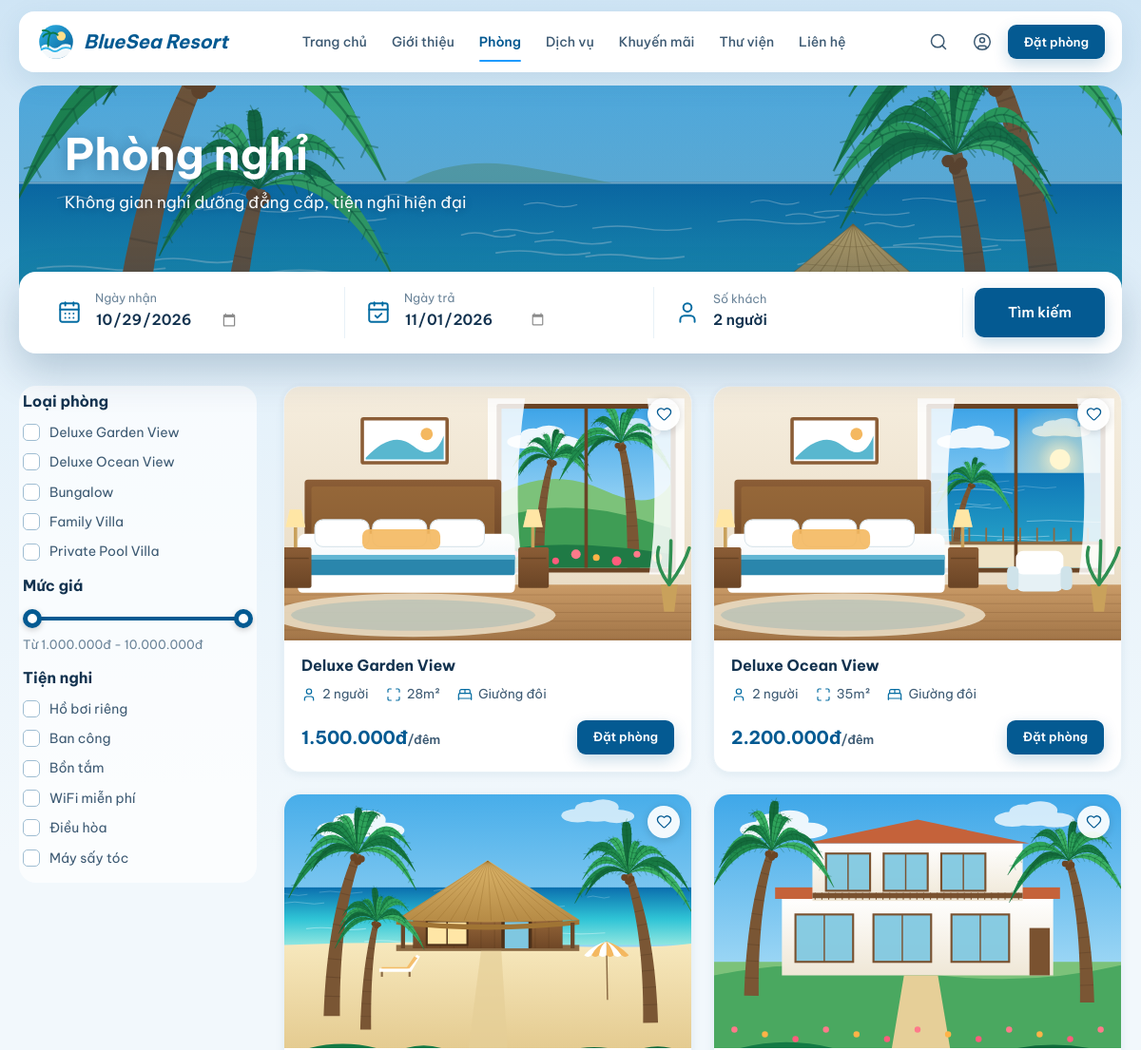
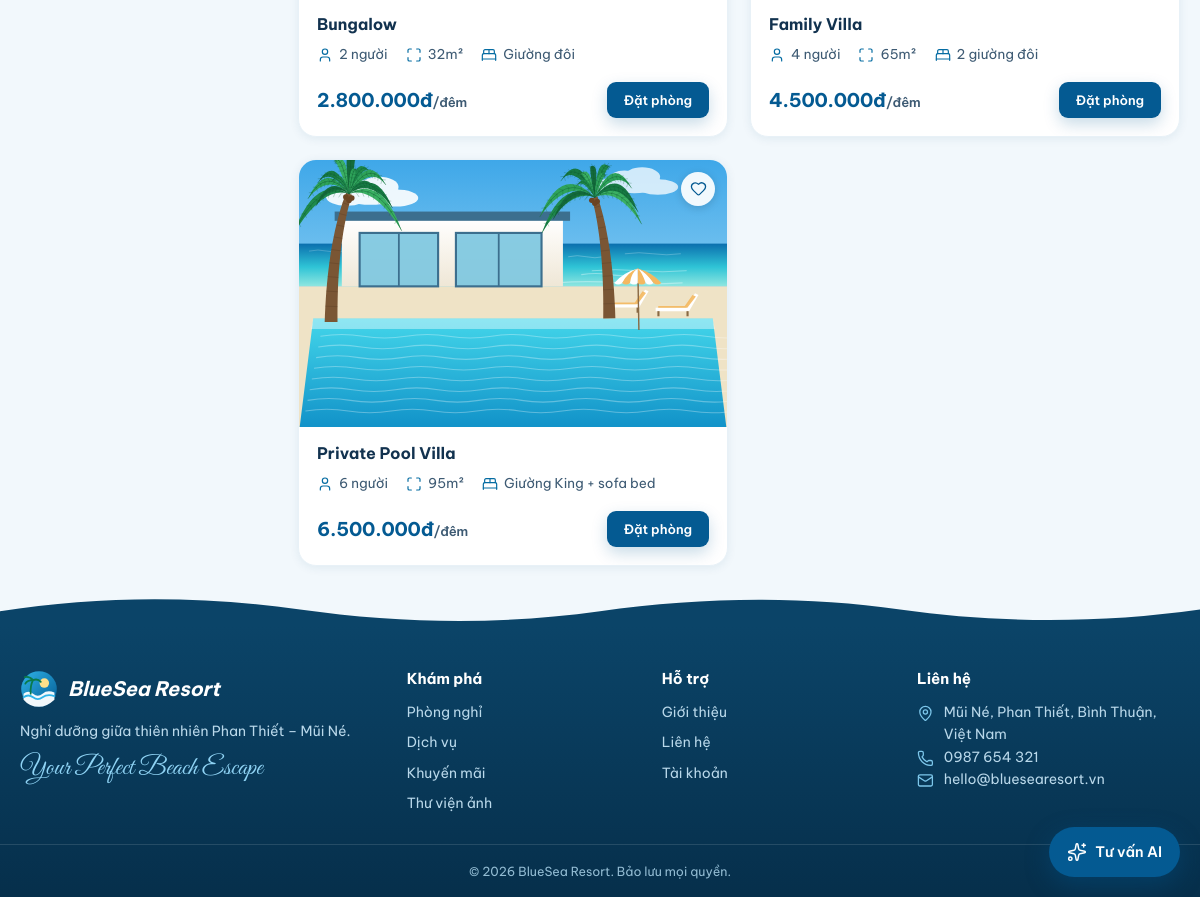
The page /rooms.php on the database its author committed (2 pictures, top to bottom).
### tables this page shows
CREATE TABLE room_types (
 id INT AUTO_INCREMENT PRIMARY KEY,
 name VARCHAR(120) NOT NULL,
 description TEXT,
 price DECIMAL(12,0) NOT NULL,
 capacity INT NOT NULL,
 area INT NOT NULL DEFAULT 25,
 bed_type VARCHAR(60) NOT NULL DEFAULT 'Giường đôi',
 view_type VARCHAR(60) NOT NULL DEFAULT 'Hướng biển',
 amenities VARCHAR(255) NOT NULL DEFAULT '',
 image VARCHAR(255) NOT NULL
);

### config/app.php (called while the page is built, shortened)
<?php
require_once __DIR__ . '/../includes/icons.php';
function e($value) {
    return htmlspecialchars((string)$value, ENT_QUOTES, 'UTF-8');
}
function money($v) {
    return number_format((float)$v, 0, ',', '.') . 'đ';
}
function img($file) {
    return BASE_URL . '/assets/images/' . $file;
}
function amenity_defs() {
    return [
        'wifi'      => ['WiFi miễn phí', 'wifi'],
        'ac'        => ['Điều hòa', 'snowflake'],
        'tv'        => ['Tivi', 'tv'],
        'balcony'   => ['Ban công', 'door-open'],
        'fridge'    => ['Tủ lạnh', 'refrigerator'],
        'hairdryer' => ['Máy sấy tóc', 'wind'],
        'bathtub'   => ['Bồn tắm', 'bath'],
        'pool'      => ['Hồ bơi riêng', 'waves'],
    ];
}
function stay_defaults() {
    $valid = function ($d) { return is_string($d) && preg_match('/^\d{4}-\d{2}-\d{2}$/', $d) && strtotime($d) !== false; };
    $today = date('Y-m-d');
    $in = $_GET['check_in'] ?? '';
    $out = $_GET['check_out'] ?? '';
    if (!$valid($in) || $in < $today) $in = date('Y-m-d', strtotime('+1 day'));
    if (!$valid($out) || $out <= $in) $out = date('Y-m-d', strtotime($in . ' +3 day'));
    $guests = (int)($_GET['guests'] ?? 2);
    return ['check_in' => $in, 'check_out' => $out, 'guests' => $guests];
}
function stay_params() {
    $p = [];
    return $p;
}
function url_with($path, array $params = []) {
    $params = array_filter($params, function ($v) { return $v !== '' && $v !== null; });
    return BASE_URL . '/' . ltrim($path, '/') . ($params ? '?' . http_build_query($params) : '');
}
?>

### rooms.php (the view, shortened to what this page needs)
<?php
require_once 'config/database.php';
require_once 'config/app.php';
$stay = stay_defaults();
$guests = $stay['guests'];
$PMIN = 1000000; $PMAX = 10000000;
$min = max($PMIN, min($PMAX, (int)($_GET['min_price'] ?? $PMIN)));
$max = max($PMIN, min($PMAX, (int)($_GET['max_price'] ?? $PMAX)));
$typesSel = array_values(array_filter(array_map('intval', (array)($_GET['types'] ?? []))));
$amSel = array_values(array_intersect((array)($_GET['amenities'] ?? []), array_keys(amenity_defs())));
$allTypes = $pdo->query("SELECT id, name FROM room_types ORDER BY price")->fetchAll();
$where = ['rt.capacity >= ?', 'rt.price BETWEEN ? AND ?'];
$params = [$guests, $min, $max];
$sql = "SELECT rt.*, MIN(r.id) room_id FROM room_types rt
        JOIN rooms r ON r.room_type_id=rt.id AND r.status<>'maintenance'
        WHERE " . implode(' AND ', $where) . " GROUP BY rt.id ORDER BY rt.price";
$stmt = $pdo->prepare($sql);
$stmt->execute($params);
$rooms = $stmt->fetchAll();
$carry = stay_params();
$avail = [];
include 'includes/header.php';
?>
<section class="container">
    <div class="photo page-banner" style="--bg-img:url('<?= img('hero.svg') ?>')">
        <h1>Phòng nghỉ</h1>
        <p>Không gian nghỉ dưỡng đẳng cấp, tiện nghi hiện đại</p>
    </div>
</section>
<form method="get" id="filter-form" data-autosubmit>
    <div class="container overlap">
        <div class="search-card">
            <div class="sfield">
                <?= icon('calendar-days') ?>
                <div><label for="f-in">Ngày nhận</label><input type="date" id="f-in" name="check_in" value="<?= e($stay['check_in']) ?>" min="<?= $today ?>"></div>
            </div>
            <div class="sfield">
                <?= icon('calendar-check') ?>
                <div><label for="f-out">Ngày trả</label><input type="date" id="f-out" name="check_out" value="<?= e($stay['check_out']) ?>" min="<?= $today ?>"></div>
            </div>
            <div class="sfield">
                <?= icon('user') ?>
                <div><label for="f-guests">Số khách</label>
                    <select id="f-guests" name="guests"><?php for ($i = 1; $i <= 6; $i++): ?><option value="<?= $i ?>"<?= $i === $guests ? ' selected' : '' ?>><?= $i ?> người</option><?php endfor; ?></select></div>
            </div>
            <button class="btn btn-primary" type="submit">Tìm kiếm</button>
        </div>
    </div>
    <div class="container" style="margin-top:34px">
        <div class="rooms-layout">
            <aside class="filter" aria-label="Bộ lọc phòng">
                <h3>Loại phòng</h3>
                <?php foreach ($allTypes as $t): ?>
                    <label class="check"><input type="checkbox" name="types[]" value="<?= $t['id'] ?>"<?= in_array((int)$t['id'], $typesSel, true) ? ' checked' : '' ?>><?= e($t['name']) ?></label>
                <?php endforeach; ?>
                <h3>Mức giá</h3>
                <div class="range" data-range data-min="<?= $PMIN ?>" data-max="<?= $PMAX ?>">
                    <div class="range-track"></div><div class="range-fill"></div>
                </div>
                <div class="range-labels">Từ <span data-range-min><?= money($min) ?></span> - <span data-range-max><?= money($max) ?></span></div>
                <h3>Tiện nghi</h3>
                <?php foreach (['pool', 'balcony', 'bathtub', 'wifi', 'ac', 'hairdryer'] as $key): [$label] = amenity_defs()[$key]; ?>
                    <label class="check"><input type="checkbox" name="amenities[]" value="<?= $key ?>"<?= in_array($key, $amSel, true) ? ' checked' : '' ?>><?= e($label) ?></label>
                <?php endforeach; ?>
            </aside>
            <div>
                <?php if (!$rooms): ?>
                    <div class="panel empty">
                        <?= icon('search') ?>
                        <p><b>Chưa có loại phòng phù hợp</b></p>
                        <p>Hãy thử giảm bớt bộ lọc hoặc đổi số khách.</p>
                        <p style="margin-top:14px"><a class="btn btn-outline btn-small" href="<?= BASE_URL ?>/rooms.php">Xóa bộ lọc</a></p>
                    </div>
                <?php else: ?>
                <div class="rooms-grid">
                    <?php foreach ($rooms as $room):
                        $detail = url_with('room-detail.php', ['id' => $room['id']] + $carry);
                        $book = url_with('booking.php', ['room_id' => $room['room_id']] + $carry); ?>
                    <article class="room-card">
                        <div class="thumb">
                            <a href="<?= $detail ?>" tabindex="-1" aria-hidden="true"><img src="<?= img($room['image']) ?>" alt="" loading="lazy"></a>
                            <button class="heart" type="button" aria-pressed="false" data-heart="room-<?= (int)$room['id'] ?>" aria-label="Yêu thích <?= e($room['name']) ?>"><?= icon('heart') ?></button>
                        </div>
                        <div class="room-card-body">
                            <div class="room-card-title"><a href="<?= $detail ?>"><h3><?= e($room['name']) ?></h3></a></div>
                            <div class="room-meta">
                                <span><?= icon('user') ?><?= (int)$room['capacity'] ?> người</span>
                                <span><?= icon('maximize') ?><?= (int)$room['area'] ?>m²</span>
                                <span><?= icon('bed-double') ?><?= e($room['bed_type']) ?></span>
                            </div>
                            <?php $av = $avail[(int)$room['id']] ?? null; ?>
                            <div class="room-card-foot">
                                <div class="price"><?= money($room['price']) ?><small>/đêm</small></div>
                                <?php if ($av && $av['free'] < 1): ?>
                                    <a class="btn btn-outline btn-small" href="<?= $detail ?>">Xem ngày khác</a>
                                <?php else: ?>
                                    <a class="btn btn-primary btn-small" href="<?= $book ?>">Đặt phòng</a>
                                <?php endif; ?>
                            </div>
                        </div>
                    </article>
                    <?php endforeach; ?>
                </div>
                <?php endif; ?>
            </div>
        </div>
    </div>
</form>
<?php include 'includes/footer.php'; ?>

### includes/icons.php (shortened to what this page needs)
<?php
function icon(string $name, string $class = ''): string {
    $paths = $GLOBALS['__icons'][$name] ?? '';
    $cls = trim('icon ' . $class);
    return '<svg class="' . $cls . '" xmlns="http://www.w3.org/2000/svg" viewBox="0 0 24 24" fill="none" stroke="currentColor" stroke-width="1.8" stroke-linecap="round" stroke-linejoin="round" aria-hidden="true">' . $paths . '</svg>';
}

### rows shown on the page
room_types: name "Deluxe Garden View", image (picture), capacity "2", area "28", bed_type "Giường đôi", price "1.500.000đ"
room_types: name "Deluxe Ocean View", image (picture), capacity "2", area "35", bed_type "Giường đôi", price "2.200.000đ"
room_types: name "Bungalow", image (picture), capacity "2", area "32", bed_type "Giường đôi", price "2.800.000đ"
room_types: name "Family Villa", image (picture), capacity "4", area "65", bed_type "2 giường đôi", price "4.500.000đ"
room_types: name "Private Pool Villa", image (picture), capacity "6", area "95", bed_type "Giường King + sofa bed", price "6.500.000đ"

### other values the page prints
$label "Trang chủ"
$label "Giới thiệu"
$label "Phòng"
$label "Dịch vụ"
$label "Khuyến mãi"
$label "Thư viện"
$label "Liên hệ"
$label "Hồ bơi riêng"
$label "Ban công"
$label "Bồn tắm"
$label "WiFi miễn phí"
$label "Điều hòa"
$label "Máy sấy tóc"
setting('tagline', 'Nghỉ dưỡng giữa thiên nhiên Phan Thiết – Mũi Né.') "Nghỉ dưỡng giữa thiên nhiên Phan Thiết – Mũi Né."
setting('address', 'Mũi Né, Phan Thiết, Bình Thuận, Việt Nam') "Mũi Né, Phan Thiết, Bình Thuận, Việt Nam"
